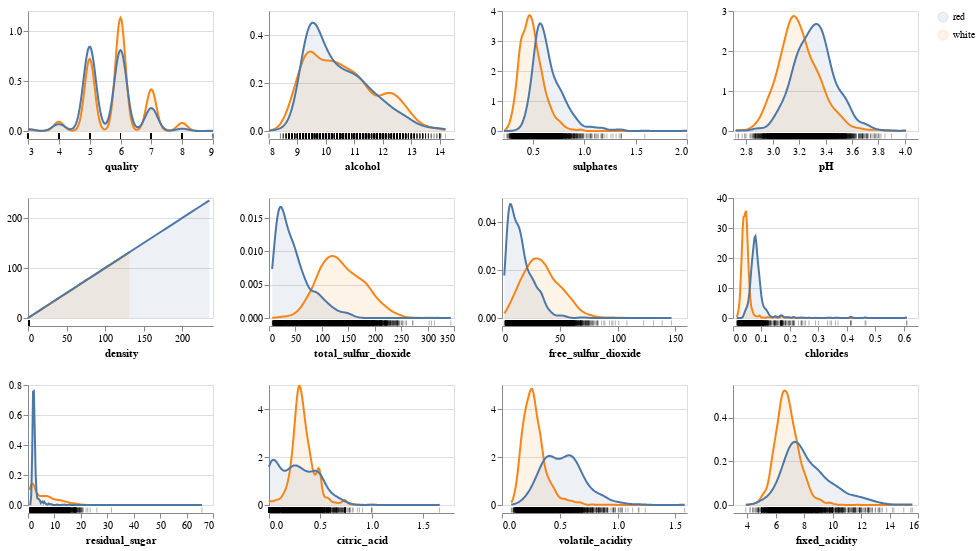

Write notebook code for a chart like this one.
### Code cell
aly.alt.data_transformers.enable('vegafusion')

print("Figure 1: Distribution of Features per Target Class")
aly.dist(train_df, color = "color")
